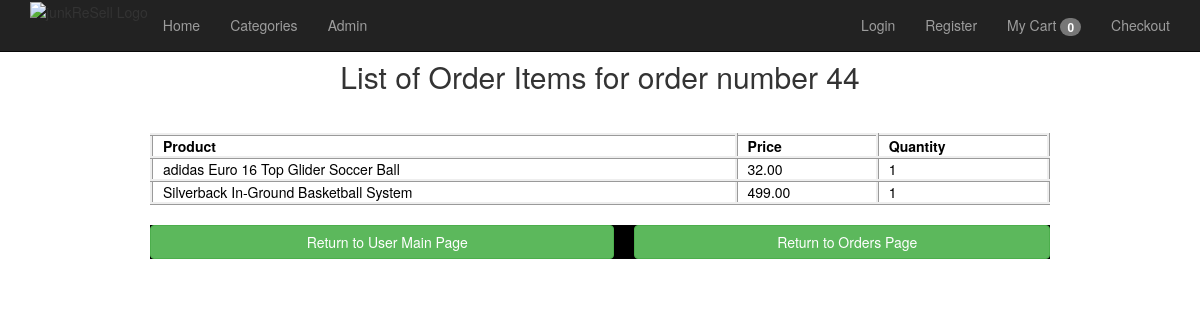
The app's page /account/viewOrderItems.php?id=44 with its own data.
### tables this page shows
CREATE TABLE `orderItems` (
  `id` int(11) NOT NULL,
  `orderID` int(11) NOT NULL,
  `productID` int(11) NOT NULL,
  `quantity` int(5) NOT NULL
);

CREATE TABLE `product` (
  `productID` int(11) NOT NULL,
  `categoryID` int(11) NOT NULL,
  `productName` varchar(100) NOT NULL,
  `addedBy` varchar(11) NOT NULL,
  `adminOrUserID` int(11) NOT NULL,
  `abbrvName` varchar(60) DEFAULT NULL,
  `productPrice` decimal(10,2) NOT NULL,
  `productQuantity` int(11) NOT NULL,
  `description` text NOT NULL,
  `dateAdded` date NOT NULL
);

### account/viewOrderItems.php (the view, shortened to what this page needs)
<?php
    global $db;
    $orderID = $_GET['id'];
    $queryUser = "SELECT *
                     FROM orderItems
                     WHERE orderID='$orderID' ORDER by id ";
    $result = $db->prepare($queryUser);
    $result->execute();
    $orderItems = $result->fetchAll();
?>
<?php include '../view/header.php'; ?>
	<h2 align="center">List of Order Items for order number <?php echo $orderID; ?></h2><br>
	<table align="center">
	<tbody>
		<tr>
		  <td style="font-weight: bold;">Product</td>
		  <td style="font-weight: bold;">Price</td>
		  <td style="font-weight: bold;">Quantity</td>
		</tr>
		<?php foreach ($orderItems as $orderItem) : ?>
			<tr>
        <?php
          $productID = $orderItem['productID'];
          $queryUser = "SELECT *
                        FROM product
                        WHERE productID='$productID'";
          $result = $db->prepare($queryUser);
          $result->execute();
          $productInfo = $result->fetchAll();
        ?>
			  <td><?php echo $productInfo[0]['productName']; ?></td>
			  <td><?php echo $productInfo[0]['productPrice']; ?></td>
        <td><?php echo $orderItem['quantity']; ?></td>
			</tr>
		<?php endforeach; ?></p>
	</tbody>
  </table><br>
  <table style="background-color: #000" align="center">
    <tbody>
      <tr>
        <td style="border-style: none; padding-left: 0px">
          <a href="index.php" class="btn btn-success btn-block">
            <i class="glyphicon glyphicon-menu-left"></i>Return to User Main Page
          </a>
        </td>
        <td style="border-style: none; padding-right: 0px">
          <a href="viewOrders.php" class="btn btn-success btn-block">
            <i class="glyphicon glyphicon-menu-left"></i>Return to Orders Page
          </a>
        </td>
      </tr>
    </tbody>
  </table>
</body>
</html>

### view/header.php (style rules this page uses)
body { padding-top: 40px; }

### account/viewOrderItems.php (style rules this page uses)
td { border-style: inset; padding-left: 10px; padding-right: 10px; }
table { width:75%; background-color: #fff; color: #000 }

### records on screen
orderitems: productID.productName "adidas Euro 16 Top Glider Soccer Ball", productID.productPrice "32.00", quantity "1"
orderitems: productID.productName "Silverback In-Ground Basketball System", productID.productPrice "499.00", quantity "1"

### other values on screen
$cartNumOfItems "0"
$orderID "44"
